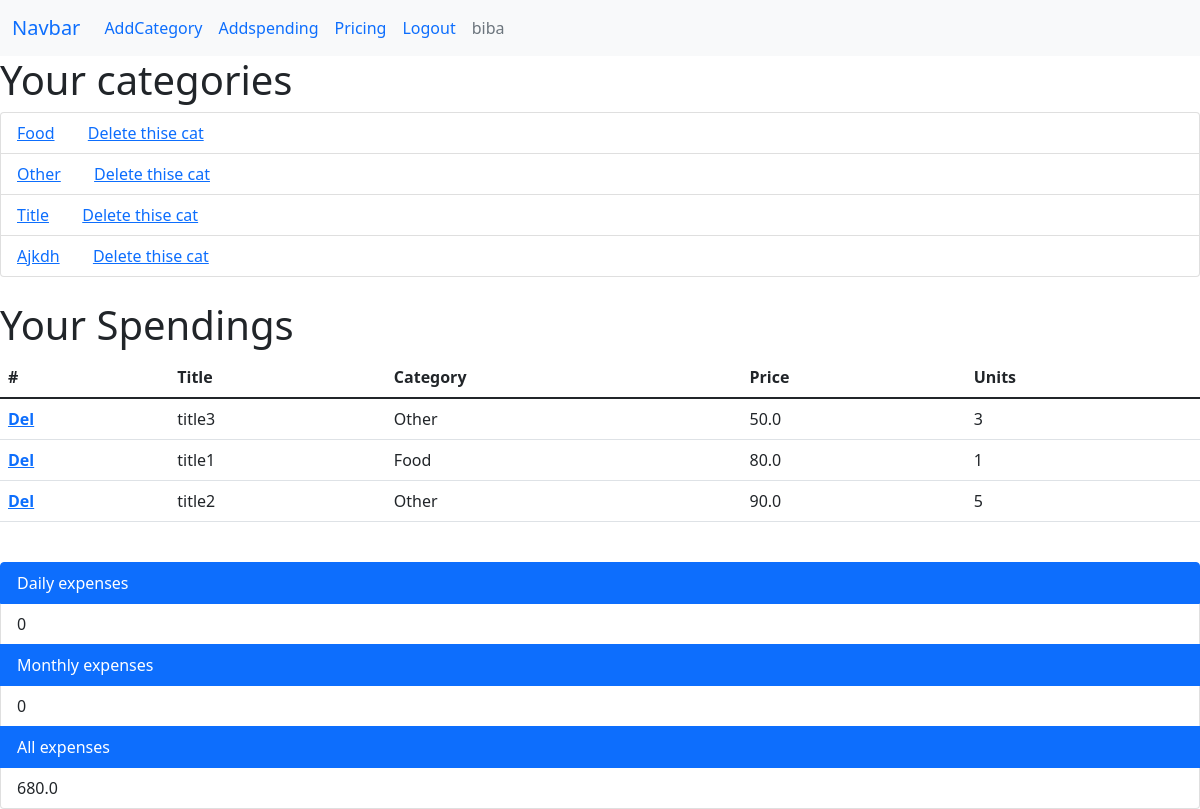
Screenshot of / (signed in) with the database file from the repository.
### mainpages/models.py (models this page shows, shortened)
class Categories(models.Model):
    title = models.CharField(max_length=50)
    user = models.ForeignKey(User, on_delete=models.PROTECT, null=True)
    def get_absolute_url(self):
        return reverse('spendings', kwargs={'cat_name': self.title})
    def __str__(self):
        return self.title

class SpentModel(models.Model):
    title = models.CharField(max_length=50)
    amount = models.IntegerField()
    price_for_unit = models.FloatField()
    time_buyed = models.TimeField(auto_now_add=True)
    day_buyed = models.DateField(auto_now_add=True)
    category = models.ForeignKey('Categories', on_delete=models.PROTECT, default=1)
    comment = models.TextField(null=True, blank=True)
    user = models.ForeignKey(User, on_delete=models.CASCADE, null=True)
    def get_absolute_url(self):
        return reverse('deletespending', kwargs={"spending_pk": self.pk})

### mainpages/views.py (the view)
# urls.py: path('', homepage, name='home'),
def homepage(request, time = datetime.datetime.now()):
    try:
        message = request.GET.get('message', '')
    except:
        message = ''
    if not request.user.is_authenticated:
        return redirect('logining')
    allcats = Categories.objects.filter(user=request.user)
    users_spents = SpentModel.objects.filter(user=request.user).order_by('time_buyed')
    users_spents_day = SpentModel.objects.filter(Q(day_buyed__day=time.day) & Q(day_buyed__month=time.month) & Q(day_buyed__year=time.year) & Q(user=request.user))
    users_spents_month = SpentModel.objects.filter(Q(day_buyed__month=time.month) & Q(day_buyed__year=time.year) & Q(user=request.user))
    month_spents = count_price(users_spents_month)
    day_spents = count_price(users_spents_day)
    all_spents = count_price(users_spents)
    context = {
        'allcats':allcats,
        'users_spents': users_spents,
        'title': 'Mainpage',
        'message': message,
        'month_spents': month_spents,
        'day_spents':day_spents,
        'all_spents':all_spents,
    }
    return render(request, 'mainpages/HomePage.html', context)

### mainpages/views.py (called while the page is built)
def count_price(querysetSpent):
    spent = 0
    for item in querysetSpent:
        spent_on_that_item = item.amount*item.price_for_unit
        spent+=spent_on_that_item
    return spent

### mainpages/templates/mainpages/HomePage.html (shortened to what this page needs)
<!DOCTYPE html>
<html lang="en">
<head>
    <link rel="stylesheet" href="https://cdn.jsdelivr.net/npm/bootstrap@5.1.3/dist/css/bootstrap.min.css">
</head>
<body>
<nav class="navbar navbar-expand-lg bg-light">
  <div class="container-fluid">
    <a class="navbar-brand" href="#">Navbar</a>
    <div class="collapse navbar-collapse" id="navbarNav">
      <ul class="navbar-nav">
        <li class="nav-item">
          <a class="nav-link active" aria-current="page" href="{% url 'addcat' %}">AddCategory</a>
        </li>
        <li class="nav-item">
          <a class="nav-link" href="{% url 'addspent' %}">Addspending</a>
        </li>
        <li class="nav-item">
          <a class="nav-link" href="#">Pricing</a>
        </li>
        <li class="nav-item">
          {% if request.user.is_authenticated %}
          <a class="nav-link active" href="{% url 'logout' %}">Logout</a>
          {% endif %}
        </li>
        <li class="nav-item">
          <a class="nav-link disabled">{{ request.user.username }}</a>
        </li>
      </ul>
    </div>
  </div>
</nav>
<h1>Your categories</h1>
<ul class="list-group">
  {% for item in allcats %}
  <li class="list-group-item"><a href="{{ item.get_absolute_url }}">{{ item }}</a>&nbsp;&nbsp;&nbsp;&nbsp;&nbsp;&nbsp;&nbsp;&nbsp;<a href="{% url 'deletecat' item.pk %}">Delete thise cat</a></li>
  {% empty %}
  <li class="list-group-item">You have no spent-cats</li>
  {% endfor %}
</ul>
<br>
<h1>Your Spendings</h1>
<table class="table">
  <thead>
    <tr>
      <th scope="col">#</th>
      <th scope="col">Title</th>
      <th scope="col">Category</th>
      <th scope="col">Price</th>
      <th scope="col">Units</th>
    </tr>
  </thead>
  <tbody>
  {%for item in users_spents%}
    <tr>
      <th scope="row"><a href="{{ item.get_absolute_url }}">Del</a></th>
      <td>{{ item.title }}</td>
      <td>{{ item.category }}</td>
      <td>{{ item.price_for_unit }}</td>
      <td>{{ item.amount }}</td>
    </tr>
  {% endfor %}
  </tbody>
</table>
<br>
<ul class="list-group">
  <li class="list-group-item active" aria-current="true">Daily expenses</li>
  <li class="list-group-item">{{ day_spents }}</li>
  <li class="list-group-item active" aria-current="true">Monthly expenses</li>
  <li class="list-group-item">{{ month_spents }}</li>
  <li class="list-group-item active" aria-current="true">All expenses</li>
  <li class="list-group-item">{{ all_spents}}</li>
</ul>
</body>
</html>

### rows the page displays
Categories: title "Food"
Categories: title "Other"
Categories: title "Title"
Categories: title "Ajkdh"
SpentModel: title "title3", category "Other", price_for_unit "50.0", amount "3"
SpentModel: title "title1", category "Food", price_for_unit "80.0", amount "1"
SpentModel: title "title2", category "Other", price_for_unit "90.0", amount "5"

### other values shown
{{ request.user.username }} "biba"
{{ day_spents }} "0"
{{ month_spents }} "0"
{{ all_spents }} "680.0"
